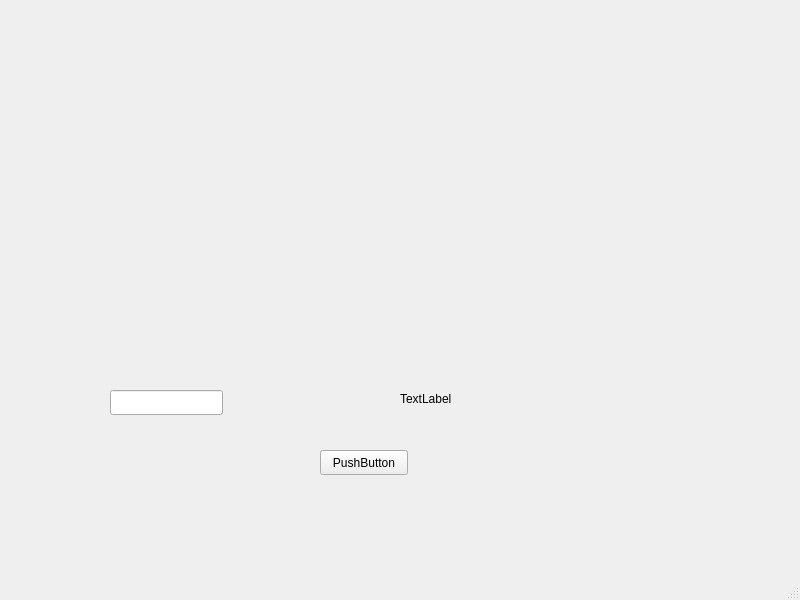
<?xml version="1.0" encoding="UTF-8"?>
<ui version="4.0">
 <class>MainWindow</class>
 <widget class="QMainWindow" name="MainWindow">
  <property name="geometry">
   <rect>
    <x>0</x>
    <y>0</y>
    <width>800</width>
    <height>600</height>
   </rect>
  </property>
  <property name="windowTitle">
   <string>MainWindow</string>
  </property>
  <widget class="QWidget" name="centralwidget">
   <widget class="QPushButton" name="pushButton">
    <property name="geometry">
     <rect>
      <x>320</x>
      <y>450</y>
      <width>88</width>
      <height>25</height>
     </rect>
    </property>
    <property name="text">
     <string>PushButton</string>
    </property>
   </widget>
   <widget class="QLineEdit" name="lineEdit">
    <property name="geometry">
     <rect>
      <x>110</x>
      <y>390</y>
      <width>113</width>
      <height>25</height>
     </rect>
    </property>
   </widget>
   <widget class="QLabel" name="label">
    <property name="geometry">
     <rect>
      <x>400</x>
      <y>390</y>
      <width>66</width>
      <height>17</height>
     </rect>
    </property>
    <property name="text">
     <string>TextLabel</string>
    </property>
   </widget>
  </widget>
  <widget class="QMenuBar" name="menubar">
   <property name="geometry">
    <rect>
     <x>0</x>
     <y>0</y>
     <width>800</width>
     <height>22</height>
    </rect>
   </property>
  </widget>
  <widget class="QStatusBar" name="statusbar"/>
 </widget>
 <resources/>
 <connections/>
</ui>
